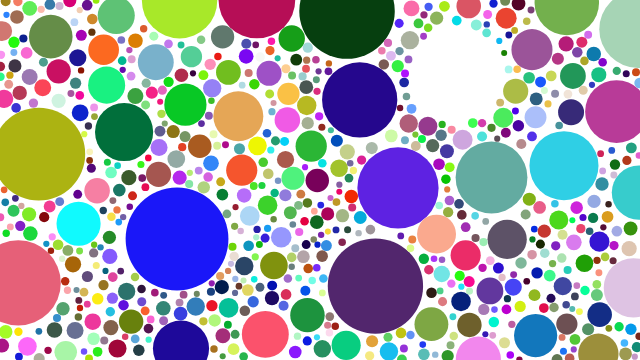
Frame 1 (no input)
Frame 60 (no input): identical to frame 1, image omitted
Frame 120 (the mouse pressed at the canvas centre since frame 60): identical to frame 1, image omitted

The p5.js sketch that drew this single still picture (run headless with seeded random() and noise() and a simulated clock; from frame 60 on, the mouse is pressed at the canvas centre):

// p5.js sketch
// ── sketch.js
var circles = [];

function setup() {
  createCanvas(640,360);
  // fill(255, 0, 150, 100);
  noStroke();

  circle = new Circle();
  circles.push(circle);
  while (circles.length <= 650) {
  // for (var i = 0; i < 100000; i++) {
    var overlap = false;
    other = new Circle();
    for (var j = 0; j < circles.length; j++) {
      var circle = circles[j];
      var d = dist(other.xpos, other.ypos, circles[j].xpos, circles[j].ypos);
      if ( d < other.r + circle.r) {
        overlap = true;
        break;
      }
    }
    if (!overlap) {
      other.display();
      circles.push(other);
    }
  }
}

function Circle() {
  this.xpos = random(width);
  this.ypos = random(height);
  this.r = random(3, 60);
  this.col = color(random(255), random(255), random(255));

  this.display = function() {
    fill(this.col)
    ellipse(this.xpos, this.ypos, 2*this.r, 2*this.r);
  }
}

function draw() {

}
